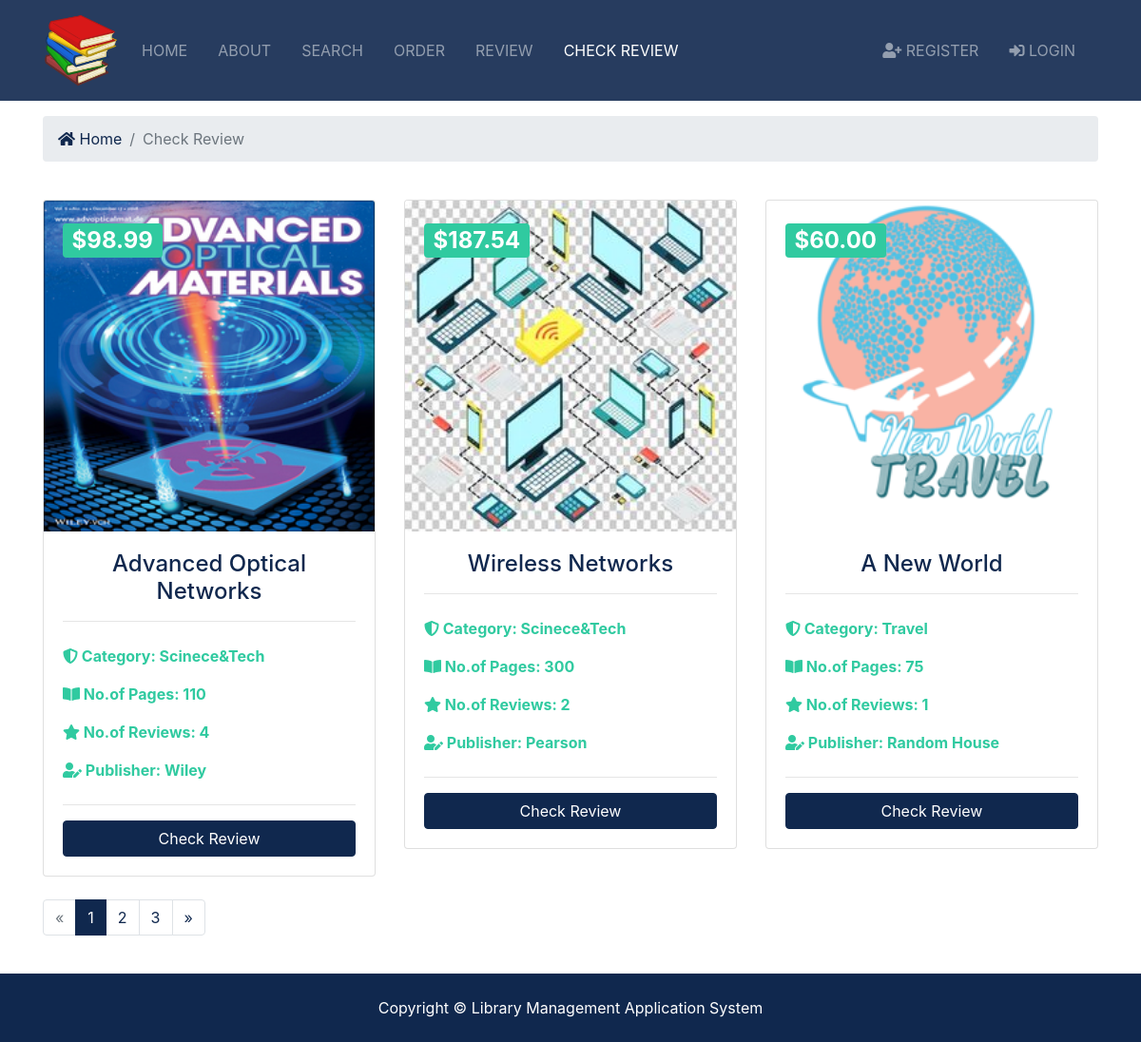
/myapp/check_list, run on the app's committed database.
### myapp/models.py (models this page shows, shortened)
class Book(models.Model):
    CATEGORY_CHOICES = [
        ('S', 'Scinece&Tech'),
        ('F', 'Fiction'),
        ('B', 'Biography'),
        ('T', 'Travel'),
        ('O', 'Other')
    ]
    title = models.CharField(max_length=200)
    category = models.CharField(max_length=1, choices=CATEGORY_CHOICES, default='S')
    description = models.TextField(blank=True)
    num_pages = models.PositiveIntegerField(default=100)
    price = models.DecimalField(max_digits=10, decimal_places=2, validators=[validate_price])
    publisher = models.ForeignKey(Publisher, related_name='books', on_delete=models.CASCADE)
    num_reviews = models.PositiveIntegerField(default=0)
    book_photo = models.ImageField(upload_to='photos/%Y/%m/%d/book/', blank= True)

class Publisher(models.Model):
    name = models.CharField(max_length=200)
    website = models.URLField()
    city = models.CharField(max_length=20, blank=True)
    country = models.CharField(max_length=20, blank=True,default="USA")
    def __str__(self):
        return self.name

### myapp/views.py (the view)
# urls.py: path(r'check_list', views.check_list, name='check_list'),
def check_list(request):
    booklist = Book.objects.all().order_by('id')[:10]
    paginator = Paginator(booklist, 3)
    page = request.GET.get('page')
    booklist = paginator.get_page(page)
    return render(request, 'myapp/check_list.html', {'booklist': booklist})

### myapp/templates/myapp/check_list.html (shortened to what this page needs)
{% extends 'myapp/base.html' %}
{% load humanize %}
{% block body_block %}
    <section id="bc" class="mt-3">
        <div class="container">
            <nav aria-label="breadcrumb">
                <ol class="breadcrumb">
                    <li class="breadcrumb-item">
                        <a href="{% url 'myapp:index' %}">
                            <i class="fas fa-home"></i> Home</a>
                    </li>
                    <li class="breadcrumb-item active">Check Review</li>
                </ol>
            </nav>
        </div>
    </section>
    <section id="listings" class="py-4">
        <div class="container">
            <div class="row">
                {% if booklist %}
                    {% for book in booklist %}
                        <div class="col-md-6 col-lg-4 mb-4">
                            <div class="card listing-preview">
                                <img class="card-img-top" src="{{ book.book_photo.url }}" alt="no img">
                                <div class="card-img-overlay">
                                    <h2>
                                        <span class="badge badge-secondary text-white">${{ book.price | intcomma }}</span>
                                    </h2>
                                </div>
								<b>
                                <div class="card-body">
                                    <div class="listing-heading text-center">
                                        <h4 class="text-primary">{{ book.title }}</h4>
									</div>
                                    <hr>
                                    <div class="row py-2 text-secondary">
                                        <div class="col-12">
                                            {%if book.category == 'S'%}
                                                <i class="fas fa-shield-alt"></i> Category: Scinece&Tech </div>
                                            {% elif book.category == 'F'%}
                                               <i class="fas fa-shield-alt"></i> Category: Fiction </div>
                                            {% elif book.category == 'B'%}
                                               <i class="fas fa-shield-alt"></i> Category: Biography </div>
                                            {% elif book.category == 'T'%}
                                               <i class="fas fa-shield-alt"></i> Category: Travel </div>
                                            {% elif book.category == 'O'%}
                                               <i class="fas fa-shield-alt"></i> Category: Other </div>
                                           {% endif %}
                                        </div>
									<div class="row py-2 text-secondary">
                                        <div class="col-12">
                                            <i class="fas fa-book-open"></i> No.of Pages: {{ book.num_pages }}</div>
                                    </div>
                                    <div class="row py-2 text-secondary">
                                        <div class="col-12">
                                            <i class="fa fa-star"></i> No.of Reviews: {{ book.num_reviews }}</div>
                                    </div>
									<div class="row py-2 text-secondary">
                                        <div class="col-12">
                                             <i class="fas fa-user-edit"></i> Publisher: {{ book.publisher }}</div>
                                    </div>
                                    <hr>
                                    </b>
                                    <a href="{% url 'myapp:chk_reviews' book.id %}" class="btn btn-primary btn-block">Check Review</a>
                                </div>
                            </div>
                        </div>
                    {% endfor %}
                {% else %}
                    <div class="col-md-12">
                        <p>No Listings Available</p>
                    </div>
                {% endif %}
            <div class="row">
                <div class="col-md-12">
                    {% if booklist.has_other_pages %}
                        <ul class="pagination">
                            {% if booklist.has_previous %}
                                <li class="page-item ">
                                    <a href="?page={{ booklist.previous_page_number }}" class="page-link">&laquo;</a>
                                </li>
                            {% else %}
                                <li class="page-item disabled">
                                    <a class="page-link">&laquo;</a>
                                </li>
                            {% endif %}
                            {% for i in booklist.paginator.page_range %}
                                {% if booklist.number == i %}
                                    <li class="page-item active">
                                        <a class="page-link">{{ i }}
                                        </a>
                                    </li>
                                {% else %}
                                    <li class="page-item">
                                        <a href="?page={{ i }}" class="page-link">{{ i }}</a>
                                    </li>
                                {% endif %}
                            {% endfor %}
                            {% if booklist.has_next %}
                                <li class="page-item ">
                                    <a href="?page={{ booklist.next_page_number }}" class="page-link">&raquo;</a>
                                </li>
                            {% else %}
                                <li class="page-item disabled">
                                    <a class="page-link">&raquo;</a>
                                </li>
                            {% endif %}
                        </ul>
                    {% endif %}
                </div>
            </div>
{% endblock %}

### myapp/static/myapp/style.css (style rules this page uses)
img { width: 100%; }
ul { list-style: none; }
.listing-preview a { position: relative; }

### myapp/static/myapp/all.css (style rules this page uses)
.fa, .fas, .far, .fal, .fab { -moz-osx-font-smoothing: grayscale; -webkit-font-smoothing: antialiased; display: inline-block; font-style: normal; font-variant: normal; text-rendering: auto; line-height: 1; }
.fa-book-open:before { content: "\f518"; }
.fa-home:before { content: "\f015"; }
.fa-shield-alt:before { content: "\f3ed"; }
.fa-star:before { content: "\f005"; }
.fa-user-edit:before { content: "\f4ff"; }
.fa, .fas { font-family: 'Font Awesome 5 Free'; font-weight: 900; }

### data on the page
Book: book_photo (picture), price "98.99", title "Advanced Optical Networks", category "Category: Scinece&Tech", num_pages "110", num_reviews "4", publisher "Wiley"
Book: book_photo (picture), price "187.54", title "Wireless Networks", category "Category: Scinece&Tech", num_pages "300", num_reviews "2", publisher "Pearson"
Book: book_photo (picture), price "60.00", title "A New World", category "Category: Travel", num_pages "75", num_reviews "1", publisher "Random House"

### other printed values
{{ i }} "1"
{{ i }} "2" "3"
